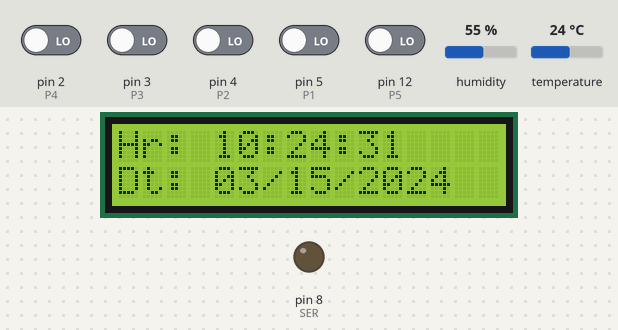
The sketch below on a simulated Arduino Uno, built with avr-gcc and run on an emulated ATmega328P. On the bench: 16×2 character LCD, output pins drawn as LEDs (lit = HIGH). The test bench sets the inputs (shaded band); at power-on: pin 2 (P4), pin 3 (P3), pin 4 (P2), pin 5 (P1), pin 12 (P5) LOW, humidity 55 %, temperature 24 °C. The local clock reads 2024-03-15 10:24:30 at power-on unless the sketch sets it.

Above: at 1.2 s.
1.3 s: pin 5 (P1) driven HIGH
At 1.55 s:
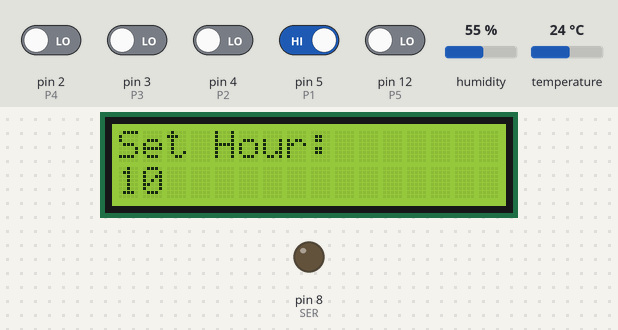
At 3.5 s:
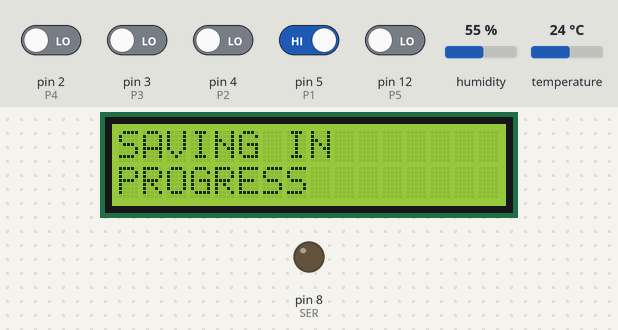
4.1 s: pin 12 (P5) driven HIGH
At 4.4 s:
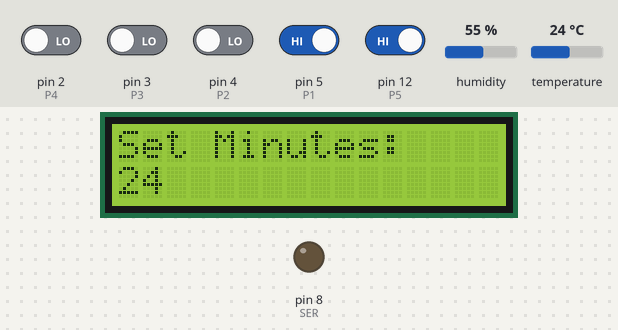
7.1 s: pin 12 (P5) driven LOW
At 7.27 s:
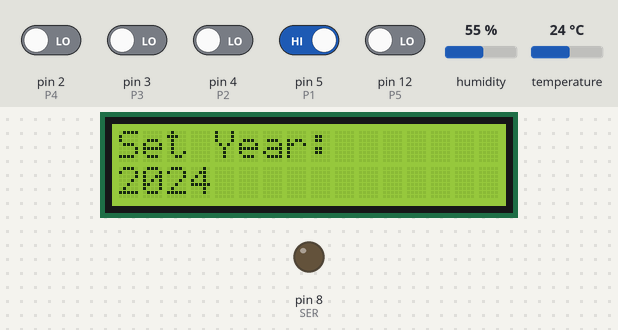
8.6 s: pin 12 (P5) driven HIGH
11.6 s: humidity set to 22 %
14.6 s: temperature set to 12 °C
Timing chart, 0 to 17.6 s (numbered marks = the images above; inputs shaded):
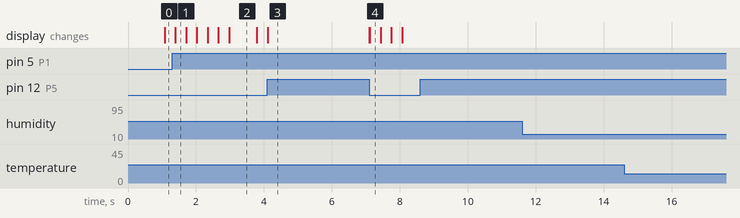

The sketch:

Alarm_Sketch__FINAL_DRAFT.ino
```cpp
// (licence header left out)
//************libraries**************//
#include <Wire.h>
#include <RTClib.h>
#include <LiquidCrystal_I2C.h>
#include <DHT.h>
#include <pitches.h>

//************************************//
LiquidCrystal_I2C lcd(0x27,16,2); // Display  I2C 20 x 4
RTC_DS1307 RTC;

//************Button*****************//
int P1=5; // Button SET MENU'
int P2=4; // Button +
int P3=3; // Button -
int P4=2; // SWITCH Alarm
int P5=12; //Temp/Hum Toggle

//**************Alarm***************//
#define buzzer 11
#define DHTPin 7  //  Input pin for temp and humidity sensor
#define DHTTYPE DHT11  //Used to create an object (DHTTYPE) of the DHT11 temp sensor (I think?)

DHT dht(DHTPin, DHTTYPE);  //Sets up the sensor
//************Variables**************//
int hourupg;
int minupg;
int yearupg;
int monthupg;
int dayupg;
int menu =0;
int setAll =0;

uint8_t alarmHours = 0, alarmMinutes = 0;  // Holds the current alarm time

//array for holding the "song" the  speaker will play when alarm goes off
int notes[] = {
  NOTE_A4, NOTE_E3, NOTE_A4, 0,
  NOTE_A4, NOTE_E3, NOTE_A4, 0
};

//array for holding the "duration"of each note in then song when alarm goes off
int times[] = {
  250, 250, 250, 250,
  250, 250, 250, 250
};
//pin numbers for shift register
const int SER = 8;
const int LATCH = 9;
const int CLK = 10;
int seq [15]={1, 2, 4, 8, 16, 32, 64, 128, 64, 32, 16, 8, 4, 2, 1};

//variables to hold temp and humidity
int humidity = 0;
int temperature = 0;

void setup()
{

  lcd.init();
  lcd.backlight();
  lcd.clear();

  pinMode(P1,INPUT); // https://www.arduino.cc/en/Tutorial/InputPullupSerial
  pinMode(P2,INPUT);
  pinMode(P3,INPUT);
  pinMode(P4,INPUT);
  pinMode (P5, INPUT);
  pinMode(buzzer, OUTPUT); // Set buzzer as an output
  pinMode (SER, OUTPUT);
  pinMode (LATCH, OUTPUT);
  pinMode (CLK, OUTPUT);
  printAllOff();
  Serial.begin(9600);
  Wire.begin();
  RTC.begin();

  if (! RTC.isrunning()) {
    Serial.println("RTC is NOT running!");
    // Set the date and time at compile time
    RTC.adjust(DateTime(__DATE__, __TIME__));
  }
  // RTC.adjust(DateTime(__DATE__, __TIME__)); //removing "//" to adjust the time
    // The default display shows the date and time
  int menu=0;
}

void loop()
{

// check if you press the SET button and increase the menu index
  if(digitalRead(P1)== HIGH)
  {
   menu=menu+1;
  }
  if((digitalRead(P2)== HIGH)&&(digitalRead(P3)== HIGH))
  {

    DisplaySetHourAll();
    DisplaySetMinuteAll();
    lcd.clear();
    lcd.setCursor(5,0);
    lcd.print("ALARM");
    lcd.setCursor(5,1);
    lcd.print(alarmHours, DEC);
    lcd.print(":");
    lcd.print(alarmMinutes, DEC);
    delay(1000);
    lcd.clear();
  }
// in which subroutine should we go?
  if (menu==0)
    {
     DisplayDateTime(); // void DisplayDateTime
     Alarm(); // Alarm control
          }
  if (menu==1)
    {
    DisplaySetHour();
    }
  if (menu==2)
    {
    DisplaySetMinute();
    }
  if (menu==3)
    {
    DisplaySetYear();
    }
  if (menu==4)
    {
    DisplaySetMonth();
    }
  if (menu==5)
    {
    DisplaySetDay();
    }
  if (menu==6)
    {
    StoreAgg();
    delay(500);
    menu=0;
    }
    delay(100);
    DisplayTempHum();
}

void DisplayDateTime ()
{
// We show the current date and time
  DateTime now = RTC.now();

  lcd.setCursor(0, 0);
  lcd.print("Hr: ");

  if (now.hour()<=9)
  {
    lcd.print("0");
  }
  lcd.print(now.hour(), DEC);
  hourupg=now.hour();
  lcd.print(":");
  if (now.minute()<=9)
  {
    lcd.print("0");
  }
  lcd.print(now.minute(), DEC);
  minupg=now.minute();
  lcd.print(":");
  if (now.second()<=9)
  {
    lcd.print("0");
  }
  lcd.print(now.second(), DEC);


  lcd.setCursor(0, 1);
  lcd.print("Dt: ");
  if (now.month()<=9)
  {
    lcd.print("0");
  }
  lcd.print(now.month(), DEC);
  monthupg=now.month();
  lcd.print("/");
  if (now.day()<=9)
  {
    lcd.print("0");
  }
  lcd.print(now.day(), DEC);
  dayupg=now.day();
  lcd.print("/");
  lcd.print(now.year(), DEC);
  yearupg=now.year();


}

void DisplaySetHour()
{
// time setting
  lcd.clear();
  DateTime now = RTC.now();
  if(digitalRead(P2)==HIGH)
  {
    if(hourupg==23)
    {
      hourupg=0;
    }
    else
    {
      hourupg=hourupg+1;
    }
  }
   if(digitalRead(P3)==HIGH)
  {
    if(hourupg==0)
    {
      hourupg=23;
    }
    else
    {
      hourupg=hourupg-1;
    }
  }
  lcd.setCursor(0,0);
  lcd.print("Set Hour:");
  lcd.setCursor(0,1);
  lcd.print(hourupg,DEC);
  delay(200);
}

void DisplaySetMinute()
{
// Setting the minutes
  lcd.clear();
  if(digitalRead(P2)==HIGH)
  {
    if (minupg==59)
    {
      minupg=0;
    }
    else
    {
      minupg=minupg+1;
    }
  }
   if(digitalRead(P3)==HIGH)
  {
    if (minupg==0)
    {
      minupg=59;
    }
    else
    {
      minupg=minupg-1;
    }
  }
  lcd.setCursor(0,0);
  lcd.print("Set Minutes:");
  lcd.setCursor(0,1);
  lcd.print(minupg,DEC);
  delay(200);
}

void DisplaySetYear()
{
// setting the year
  lcd.clear();
  if(digitalRead(P2)==HIGH)
  {
    yearupg=yearupg+1;
  }
   if(digitalRead(P3)==HIGH)
  {
    yearupg=yearupg-1;
  }
  lcd.setCursor(0,0);
  lcd.print("Set Year:");
  lcd.setCursor(0,1);
  lcd.print(yearupg,DEC);
  delay(200);
}

void DisplaySetMonth()
{
// Setting the month
  lcd.clear();
  if(digitalRead(P2)==HIGH)
  {
    if (monthupg==12)
    {
      monthupg=1;
    }
    else
    {
      monthupg=monthupg+1;
    }
  }
   if(digitalRead(P3)==HIGH)
  {
    if (monthupg==1)
    {
      monthupg=12;
    }
    else
    {
      monthupg=monthupg-1;
    }
  }
  lcd.setCursor(0,0);
  lcd.print("Set Month:");
  lcd.setCursor(0,1);
  lcd.print(monthupg,DEC);
  delay(200);
}

void DisplaySetDay()
{
// Setting the day
  lcd.clear();
  if(digitalRead(P2)==HIGH)
  {
    if (dayupg==31)
    {
      dayupg=1;
    }
    else
    {
      dayupg=dayupg+1;
    }
  }
   if(digitalRead(P3)==HIGH)
  {
    if (dayupg==1)
    {
      dayupg=31;
    }
    else
    {
      dayupg=dayupg-1;
    }
  }
  lcd.setCursor(0,0);
  lcd.print("Set Day:");
  lcd.setCursor(11,0);
  lcd.print(dayupg,DEC);
  delay(200);
}

void StoreAgg()
{
// Variable saving
  lcd.clear();
  lcd.setCursor(0,0);
  lcd.print("SAVING IN");
  lcd.setCursor(0,1);
  lcd.print("PROGRESS");
  RTC.adjust(DateTime(yearupg,monthupg,dayupg,hourupg,minupg,0));
  delay(200);
}


void DisplayTempHum()
{
  while (digitalRead(P5)==HIGH){
  int temperature, humidity;
  humidity = dht.readHumidity();
  temperature = dht.readTemperature();
  char tempF[6];
  char humF[6];
  dtostrf(temperature, 2, 0, tempF);
  dtostrf(humidity, 2, 0, humF);
  lcd.clear();
  lcd.setCursor(0,0);
  lcd.print("Temp: ");
  lcd.setCursor (6,0);
  lcd.print(tempF);
  lcd.print((char)223);
  lcd.print("C ");
  lcd.setCursor(0,1);
  lcd.print("Humidity: ");
  lcd.print(humF);
  lcd.print("%");
}
}

void DisplaySetHourAll()// Setting the alarm minutes
{
  while(digitalRead(P1)==LOW){

  lcd.clear();

  if(digitalRead(P2)==HIGH)
  {
    if(alarmHours==23)
    {
      alarmHours=0;
    }
    else
    {
      alarmHours=alarmHours+1;
    }
  }
   if(digitalRead(P3)==HIGH)
  {
    if(alarmHours==0)
    {
      alarmHours=23;
    }
    else
    {
      alarmHours=alarmHours-1;
    }
  }
  lcd.setCursor(0,0);
  lcd.print("Set HOUR Alarm:");
  lcd.setCursor(0,1);
  lcd.print(alarmHours,DEC);
  delay(200);
 }
 delay(200);
}

void DisplaySetMinuteAll()// Setting the alarm minutes
 {
  while(digitalRead(P1)==LOW){

  lcd.clear();
  if(digitalRead(P2)==HIGH)
  {
    if (alarmMinutes==59)
    {
      alarmMinutes=0;
    }
    else
    {
      alarmMinutes=alarmMinutes+1;
    }
  }
   if(digitalRead(P3)==HIGH)
  {
    if (alarmMinutes==0)
    {
      alarmMinutes=59;
    }
    else
    {
      alarmMinutes=alarmMinutes-1;
    }
  }
  lcd.setCursor(0,0);
  lcd.print("Set MIN. Alarm:");
  lcd.setCursor(0,1);
  lcd.print(alarmMinutes,DEC);
  delay(200);
 }
 delay(200);
}
void printAllOn(){
 lcd.setCursor(0,3);
 lcd.print("Alarm:   ");


  if (alarmHours <= 9)
  {
    lcd.print("0");
  }
  lcd.print(alarmHours, DEC);

  lcd.print(":");
  if (alarmMinutes <= 9)
  {
    lcd.print("0");
  }
  lcd.print(alarmMinutes, DEC);

}
void printAllOff() {
  //lcd.setCursor(0, 3);
 //lcd.print("Alarm: Off  ");
}
void Alarm(){
   if(digitalRead(P4)== HIGH)
  {
   setAll=setAll+1;
  }
  if (setAll==0)
    {
     printAllOff();
     noTone (buzzer);
     }
  if (setAll==1)
    {

     printAllOn();

     DateTime now = RTC.now();
     if ( now.hour() == alarmHours && now.minute() == alarmMinutes )
        {
         lcd.noBacklight();
         DateTime now = RTC.now();
        for (int i = 0; i < 8; i++){
        tone(buzzer, notes[i], times[i]);
        delay (times[i]);}
        for (int i = 0; i > 8; i--)
        {
        tone(buzzer, notes[i], times[i]);
        delay (times[i]);}
        for (int i=0; i<15; i++){
        digitalWrite (LATCH, LOW);
        shiftOut (SER, CLK, MSBFIRST, seq[i]);
        digitalWrite (LATCH, HIGH);
        delay (100);
}
}
         lcd.backlight();
        }
    else{
         noTone (buzzer);
        }

  if (setAll==2)
    {
     setAll=0;
    }
    delay(200);
}
```

Measured:
- after the input at 1.3 s, the display: changes after 0.09 s (image 1)
- after the input at 7.1 s, the display: first changes at once (image 4 shows a later state)
- after the input at 8.6 s, every drawn part: stays the same
- after the input at 11.6 s, every drawn part: stays the same
- after the input at 14.6 s, every drawn part: stays the same
- what the display in image 2 shows lasts 0.8 s, from 3.0 s to 3.8 s
